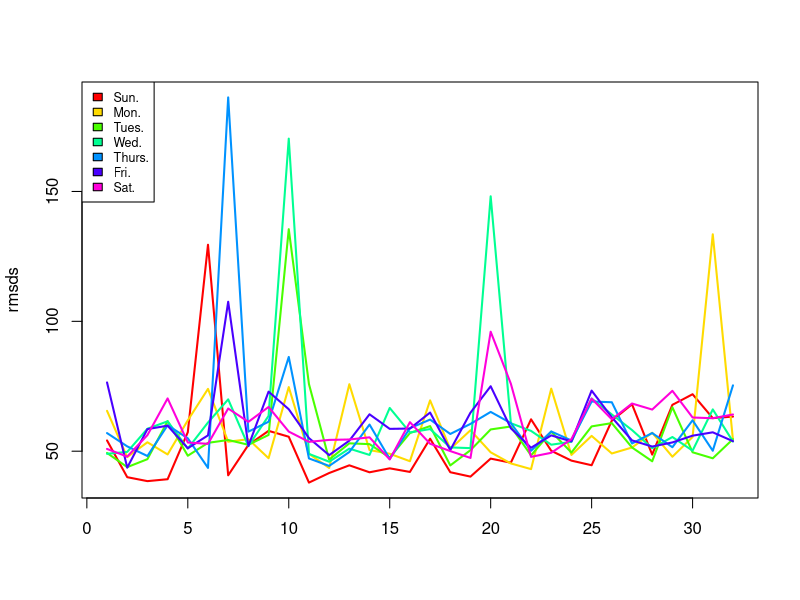
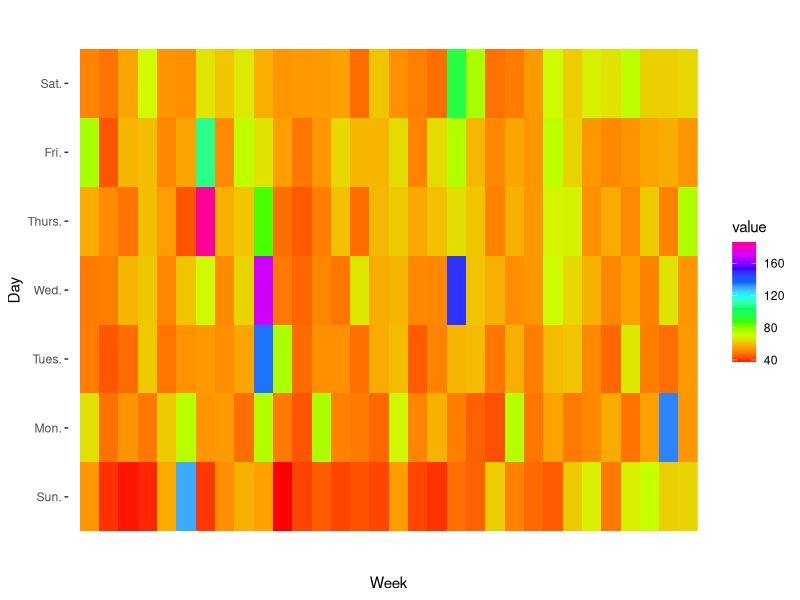
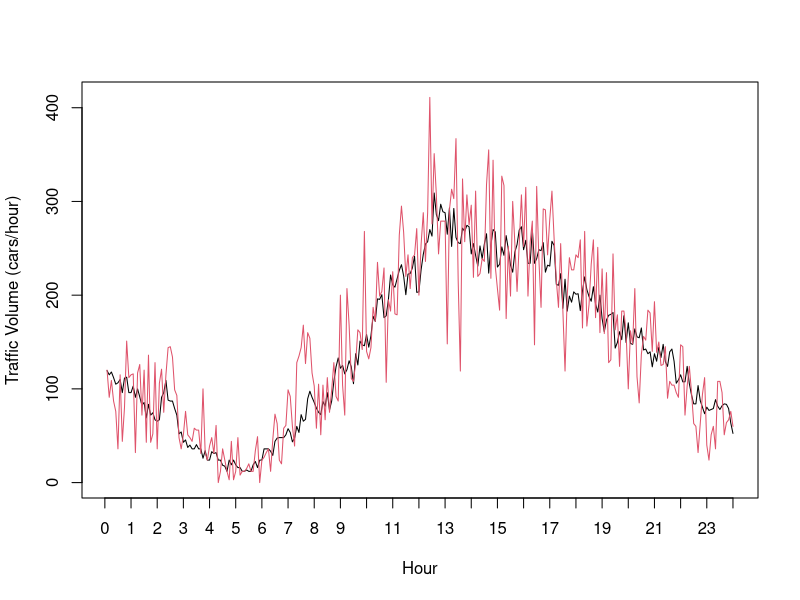
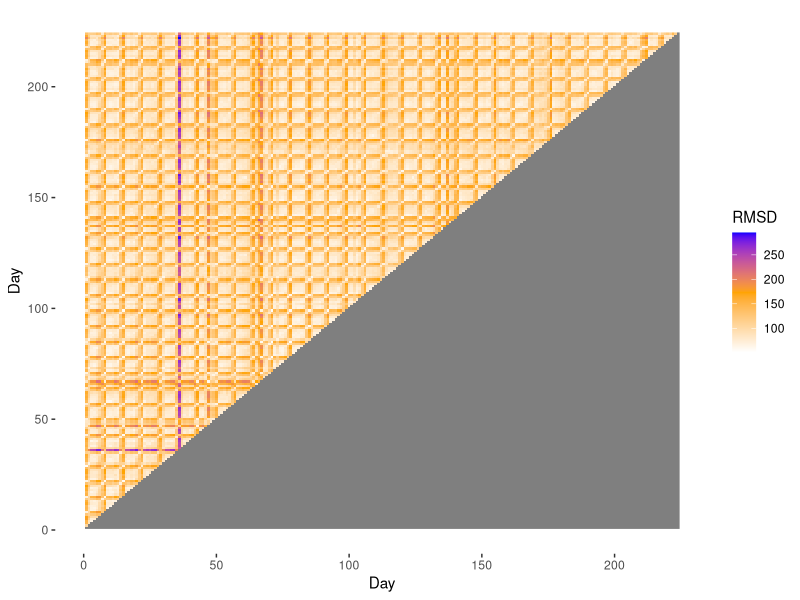
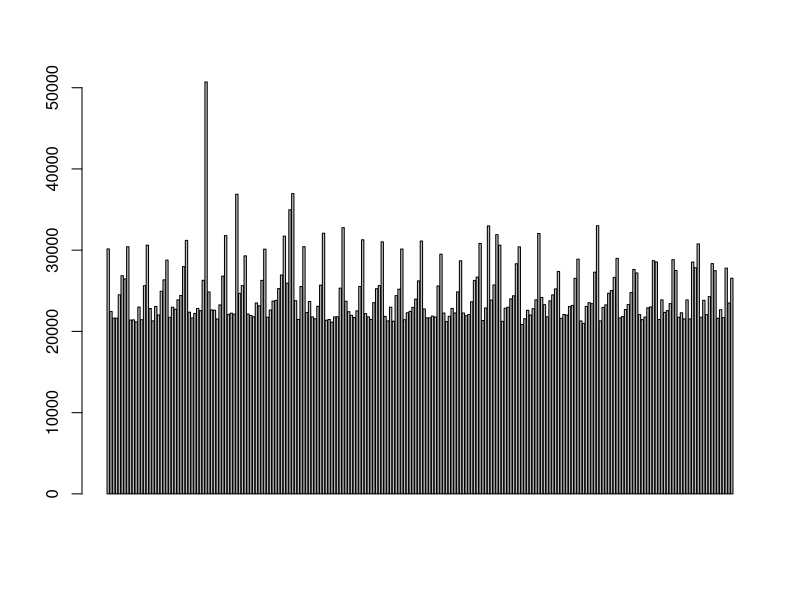
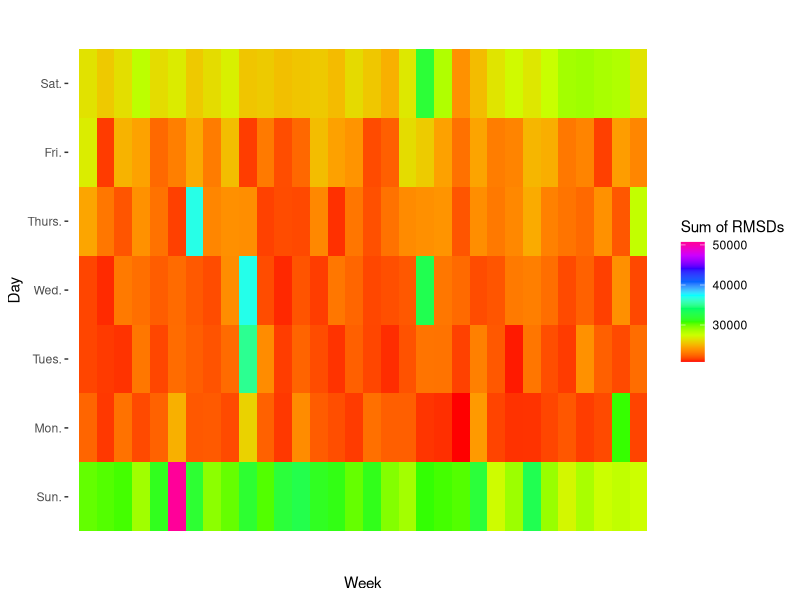

Write R code to recreate these figures, in order.
# RMSD Patter Analysis
# 2015-02-23

rm(list=ls())
# Functions --------------------------------------------------------------------
rmsd <- function(vector1, vector2) {
  deviation = (vector1 - vector2)^2
  numNA = length(which(is.na(deviation)))
  return(sqrt(sum(deviation,na.rm=T)/(length(deviation)-numNA)))
}

# Data preparation -------------------------------------------------------------
traffic <- read.csv("UrbanAnalytics2015.csv", sep=" ")
traffic$DateTime <- strptime(traffic$DateTime, "%m/%d/%y %H:%M")

# Time-based filtering ---------------------------------------------------------
stepsPerDay <- 1440/5
days <- 31
steps = days * stepsPerDay

dayList<-c("Sun.","Mon.","Tues.","Wed.","Thurs.","Fri.","Sat.")

# RMSD for each day week to week -----------------------------------------------

days <- traffic$DateTime[nrow(traffic)]$yday + 356 - traffic$DateTime[1]$yday
weeks = floor(days/7)
rmsds <- matrix(0, nrow=weeks, ncol=7)
matrices <- list()
templates <- list()
for (wday in 0:6) {

  ## For each weekday, compile a matrix of every week's version and compare
  weeklySubset = traffic[which(traffic$DateTime$wday == wday),]
  weeklyMatrix <- matrix(NA,ncol=288, nrow=weeks)
  for (index in 1:nrow(weeklySubset)) {
    dayNumber = 1+  weeklySubset$DateTime[index]$yday + 356 *(weeklySubset$DateTime[index]$year - 113)  - weeklySubset$DateTime[1]$yday
    week = 1 + floor(dayNumber/7)
    minute = 1 + (weeklySubset$DateTime[index]$min + (60*weeklySubset$DateTime[index]$hour))/5

    weeklyMatrix[week, minute] = weeklySubset$Volume[index]
    print(paste(week, minute,weeklySubset$Volume[index]))

  }
  template <- apply(weeklyMatrix, 2, median, na.rm=T)
  for (week in 1:weeks) {
    rmsds[week, wday+1] <- rmsd(template,weeklyMatrix[week,])
  }
  matrices <- c(matrices, list(weeklyMatrix))
  templates <- c(templates, list(template))
}

## Simple Plotting -------------------------------------------------------------
matplot(rmsds,type="l",
        lty=1,lwd=2,col=rainbow(7))
legend("topleft",legend=dayList,fill=rainbow(7),
       cex=0.75)

## Plotting --------------------------------------------------------------------

require(ggplot2)
require(reshape2)
ggplot(melt(rmsds), aes(Var1,Var2, fill=value)) +
  scale_fill_gradientn(colours=rainbow(10))+
  xlab("Week")+
  ylab("Day")+
  geom_raster() +
  theme( panel.background = element_rect(fill = "transparent", colour = NA),
         panel.grid.minor = element_blank(),
         panel.grid.major = element_blank()) +
  scale_x_discrete(breaks = seq(1, 31, 1), labels = seq(2,32,1))+
  scale_y_discrete(breaks=c("1","2","3","4","5","6","7"), labels=dayList, limits=c(1,2,3,4,5,6,7))

colorFunc<-colorRampPalette(c("white","white","black"))
indices <- order(rmsds[,1],decreasing=F)

wday = 1
week = 19
titleString = paste()
matplot(cbind(templates[[wday]], t(matrices[[wday]])[,week]),type="l",lty=1,
        ylab="Traffic Volume (cars/hour)",xaxt="n", xlab="Hour")
axis(1, seq(0,288,12), seq(0, 24, 1))

## Pairwise RMSD ---------------------------------------------------------------
firstDays <- 1:(7*32)
secondDays <- 1:(7*32)

dayToIndices <- function(day) {
  week <- ceiling(day/7)
  day <- day %% 7
  if (day == 0) {day = 7}
  return(c(day=day, week=week))
}
results <- matrix(NA, ncol=length(firstDays), nrow=length(firstDays))
for (firstDay in firstDays) {
  secondDays <- secondDays[-which(secondDays == firstDay)]
  print(length(secondDays))
  for (secondDay in secondDays){
    firstIndices <- dayToIndices(firstDay)
    secondIndices <- dayToIndices(secondDay)
    rmsdValue <- rmsd(matrices[[firstIndices["day"]]][firstIndices["week"],],
                      matrices[[secondIndices["day"]]][secondIndices["week"],])
    results[firstDay, secondDay] <- rmsdValue
    print(paste(firstDay, secondDay, rmsdValue))
  }
}
ggplot(melt(results), aes(Var1,Var2, fill=value)) +
  scale_fill_gradientn(colours=c("white","orange","blue"),name="RMSD")+
  xlab("Day")+
  ylab("Day")+
  geom_raster() +
  theme( panel.background = element_rect(fill = "transparent", colour = NA),
         panel.grid.minor = element_blank(),
         panel.grid.major = element_blank())

sums <- rowSums(results,na.rm=T) + colSums(results,na.rm=T)
barplot(sums)

calendar <- matrix(sums, ncol=7, byrow=T)
ggplot(melt(calendar), aes(Var1,Var2, fill=value)) +
  scale_fill_gradientn(colours=rainbow(10), name="Sum of RMSDs")+
  xlab("Week")+
  ylab("Day")+
  geom_raster() +
  theme( panel.background = element_rect(fill = "transparent", colour = NA),
         panel.grid.minor = element_blank(),
         panel.grid.major = element_blank()) +
  scale_x_discrete(breaks = seq(1, 31, 1), labels = seq(2,32,1))+
  scale_y_discrete(breaks=c("1","2","3","4","5","6","7"), labels=dayList, limits=c(1,2,3,4,5,6,7))
